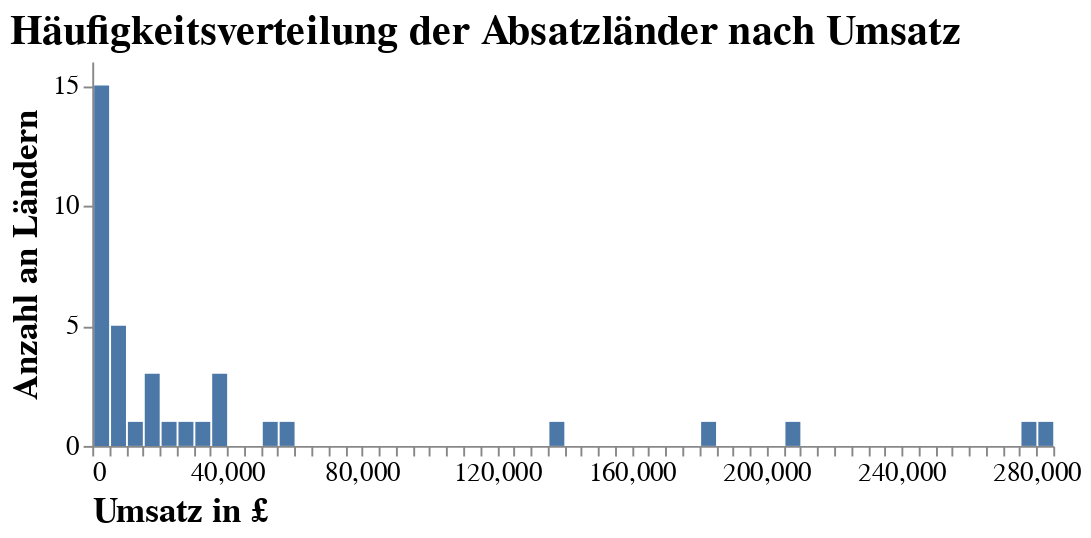

Notebook cell for this chart:
### Markdown cell above
##### Häufigkeitsverteilung der 75 umsatzstärksten Kunden nach dem Umsatz ohne Uk

### Code cell
# Häufigkeitsverteilung der 75 umsatzstärksten Kunden nach dem Umsatz
df_plot = df_sales.groupby("Country").sum().sort_values(["TotalPrice"], ascending=False)[1:76]
df_plot["Country"] = df_plot.index

# Visualisierung der Häufigkeitsverteilung der 75 umsatzstärksten Kunden nach dem Umsatz
alt.Chart(df_plot).mark_bar().encode(
    x=alt.X("TotalPrice:Q",
            bin=alt.BinParams(maxbins=60),
            axis=alt.Axis(title="Umsatz in £", 
                          labelAngle=0,
                          titleAnchor="start",
                          grid=False)),
    y=alt.Y("count()",
            axis=alt.Axis(title = "Anzahl an Ländern",
                          titleAnchor="middle",
                          grid=False))
).properties(
    title="Häufigkeitsverteilung der Absatzländer nach Umsatz",
    width=500,
    height=200
).configure_view(
    strokeWidth=0
).configure_title(
    fontSize=22,
    font='Futura std medium',
    color='black',
    anchor='start'
).configure_axis(
    labelFont='Futura std medium',
    titleFont='Futura std medium',
    labelFontSize=14,
    titleFontSize=18
)

### Figure 1 — Vega-Lite specification as saved in the notebook (floating-point values rounded to 4 significant figures)
{"config": {"view": {"continuousWidth": 400, "continuousHeight": 300, "strokeWidth": 0}, "axis": {"labelFont": "Futura std medium", "labelFontSize": 14, "titleFont": "Futura std medium", "titleFontSize": 18}, "title": {"anchor": "start", "color": "black", "font": "Futura std medium", "fontSize": 22}}, "data": {"name": "data-ef83b2bbae2fd9167cdfaf19a0c69f71"}, "mark": "bar", "encoding": {"x": {"type": "quantitative", "axis": {"grid": false, "labelAngle": 0, "title": "Umsatz in £", "titleAnchor": "start"}, "bin": {"maxbins": 60}, "field": "TotalPrice"}, "y": {"type": "quantitative", "aggregate": "count", "axis": {"grid": false, "title": "Anzahl an Ländern", "titleAnchor": "middle"}}}, "height": 200, "title": "Häufigkeitsverteilung der Absatzländer nach Umsatz", "width": 500, "$schema": "https://vega.github.io/schema/vega-lite/v4.8.1.json", "datasets": {"data-ef83b2bbae2fd9167cdfaf19a0c69f71": [{"Quantity": 200834, "UnitPrice": 5687.0, "TotalPrice": 283900.0, "Country": "Netherlands"}, {"Quantity": 147442, "UnitPrice": 31440.0, "TotalPrice": 276400.0, "Country": "EIRE"}, {"Quantity": 118140, "UnitPrice": 23550.0, "TotalPrice": 205600.0, "Country": "Germany"}, {"Quantity": 111272, "UnitPrice": 21650.0, "TotalPrice": 184800.0, "Country": "France"}, {"Quantity": 84208, "UnitPrice": 3262.0, "TotalPrice": 138200.0, "Country": "Australia"}, {"Quantity": 27742, "UnitPrice": 7768.0, "TotalPrice": 55730.0, "Country": "Spain"}, {"Quantity": 30528, "UnitPrice": 5433.0, "TotalPrice": 53090.0, "Country": "Switzerland"}, {"Quantity": 26016, "UnitPrice": 657.2, "TotalPrice": 37420.0, "Country": "Japan"}, {"Quantity": 22962, "UnitPrice": 5888.0, "TotalPrice": 36930.0, "Country": "Belgium"}, {"Quantity": 36042, "UnitPrice": 854.8, "TotalPrice": 36840.0, "Country": "Sweden"}, {"Quantity": 19278, "UnitPrice": 3432.0, "TotalPrice": 32450.0, "Country": "Norway"}, {"Quantity": 16153, "UnitPrice": 3746.0, "TotalPrice": 27020.0, "Country": "Portugal"}, {"Quantity": 9490, "UnitPrice": 3097.0, "TotalPrice": 20160.0, "Country": "Channel Islands"}, {"Quantity": 10608, "UnitPrice": 1917.0, "TotalPrice": 18340.0, "Country": "Finland"}, {"Quantity": 8193, "UnitPrice": 967.6, "TotalPrice": 18210.0, "Country": "Denmark"}, {"Quantity": 8067, "UnitPrice": 2771.0, "TotalPrice": 15820.0, "Country": "Italy"}, {"Quantity": 6359, "UnitPrice": 3170.0, "TotalPrice": 13250.0, "Country": "Cyprus"}, {"Quantity": 4768, "UnitPrice": 927.9, "TotalPrice": 9953.0, "Country": "Hong Kong"}, {"Quantity": 5234, "UnitPrice": 791.1, "TotalPrice": 9120.0, "Country": "Singapore"}, {"Quantity": 4844, "UnitPrice": 1146.0, "TotalPrice": 8743.0, "Country": "Austria"}, {"Quantity": 4409, "UnitPrice": 1071.0, "TotalPrice": 8135.0, "Country": "Israel"}, {"Quantity": 3675, "UnitPrice": 1177.0, "TotalPrice": 6975.0, "Country": "Poland"}, {"Quantity": 3300, "UnitPrice": 1204.0, "TotalPrice": 4750.0, "Country": "Unspecified"}, {"Quantity": 1550, "UnitPrice": 518.3, "TotalPrice": 4426.0, "Country": "Greece"}, {"Quantity": 2458, "UnitPrice": 481.2, "TotalPrice": 4310.0, "Country": "Iceland"}, {"Quantity": 2458, "UnitPrice": 413.3, "TotalPrice": 3580.0, "Country": "USA"}, {"Quantity": 2762, "UnitPrice": 359.6, "TotalPrice": 3115.0, "Country": "Canada"}, {"Quantity": 958, "UnitPrice": 400.2, "TotalPrice": 2071.0, "Country": "Malta"}, {"Quantity": 981, "UnitPrice": 192.4, "TotalPrice": 1865.0, "Country": "United Arab Emirates"}, {"Quantity": 386, "UnitPrice": 242.4, "TotalPrice": 1694.0, "Country": "Lebanon"}, {"Quantity": 652, "UnitPrice": 99.44, "TotalPrice": 1661.0, "Country": "Lithuania"}, {"Quantity": 490, "UnitPrice": 241.8, "TotalPrice": 1159.0, "Country": "European Community"}, {"Quantity": 356, "UnitPrice": 142.6, "TotalPrice": 1144.0, "Country": "Brazil"}, {"Quantity": 351, "UnitPrice": 248.1, "TotalPrice": 1002.0, "Country": "RSA"}, {"Quantity": 670, "UnitPrice": 38.27, "TotalPrice": 786.7, "Country": "Czech Republic"}, {"Quantity": 314, "UnitPrice": 82.76, "TotalPrice": 754.1, "Country": "Bahrain"}, {"Quantity": 80, "UnitPrice": 21.16, "TotalPrice": 145.9, "Country": "Saudi Arabia"}]}}
